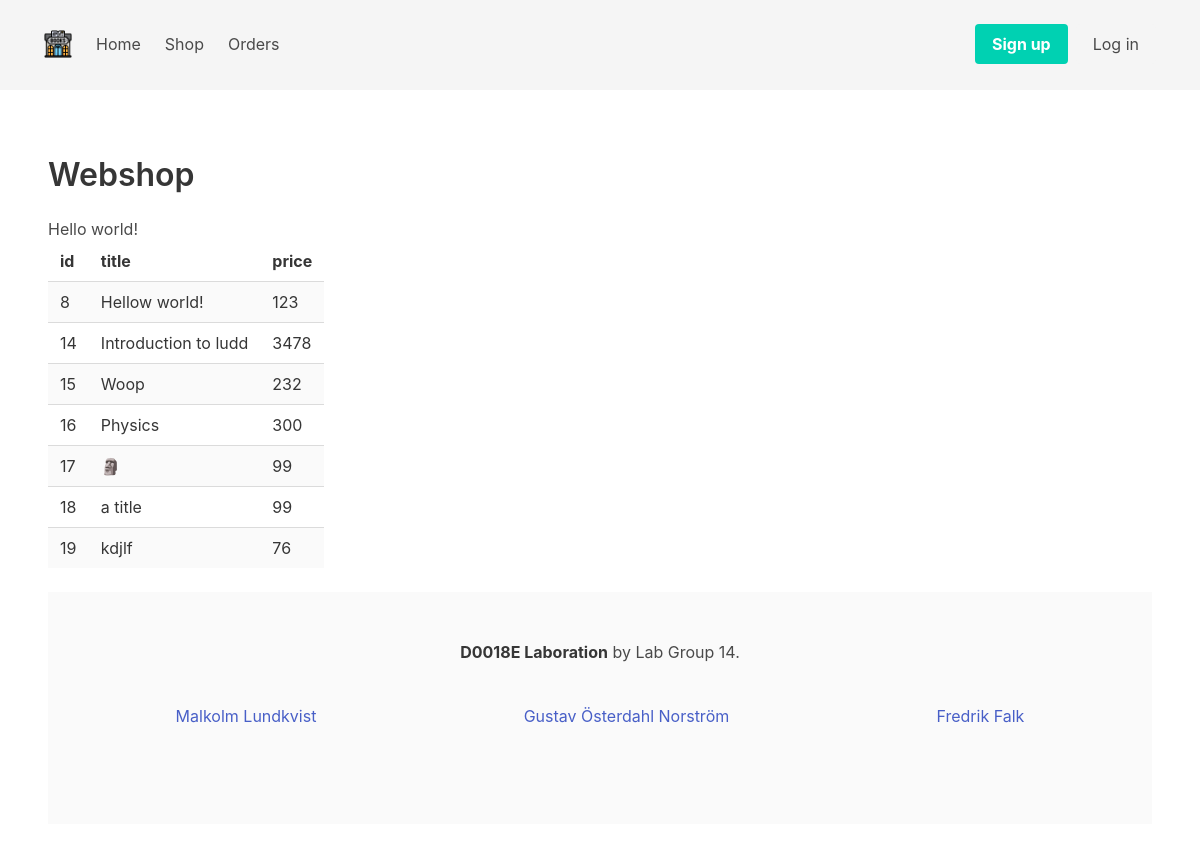
Screenshot of /src/public/index.php with the database file from the repository.
### tables this page shows
CREATE TABLE `product_table` (
  `id` int NOT NULL AUTO_INCREMENT,
  `title` text NOT NULL,
  `price` float NOT NULL,
  `quantity` int NOT NULL DEFAULT '0',
  `active` tinyint(1) NOT NULL DEFAULT '1',
  `description` text,
  `author` text NOT NULL,
  PRIMARY KEY (`id`)
);

### src/modules/products.php (called while the page is built, shortened)
<?php
function get_producttable(): array {
  $link = Database_manager::get_connection();
  $sql = "SELECT * FROM product_table";
  $result = mysqli_query($link, $sql);
  $return = array();
  if (mysqli_num_rows($result) > 0)
    while($row = mysqli_fetch_array($result))
      $return[$row['id']] = $row;
  return $return;
}

### src/modules/Account.php (called while the page is built, shortened)
<?php
class Account {
  static function check_login(): Account | null {
    return null;
  }
}

### src/public/index.php (the view)
<?php
require_once  "../modules/products.php";
$header_attr = array(
  "title" => "Webshop",
  "description" => "A webshop",
  "type" => "Webpage",
  "url" => "",
  "image" => "",
  "theme-color" => "#fafafa"
);
$product_table = get_producttable();
$product_table_html = "";
foreach ($product_table as $row) {
  $product_table_html .= "<tr>"
    ."<td>".$row['id']."</td>"
    ."<td>".$row['title']."</td>"
    ."<td>".$row['price']."</td>"
    ."</tr>";
}
require_once "../templates/index.phtml";

### src/templates/header.phtml (shortened to what this page needs)
<!doctype html>
<html class="no-js" lang="sv">
<?php
  $default_header = array(
    "title" => "",
    "description" => "",
    "type" => "",
    "url" => "",
    "image" => "",
    "theme-color" => "#fafafa"
  );
  if (!isset($header_attr))
    $header_attr = array();
  else
    $header_attr = array_merge($default_header, $header_attr);
?>
<head>
  <link rel="stylesheet" href="https://cdn.jsdelivr.net/npm/bulma@0.9.4/css/bulma.min.css">
  <link rel="stylesheet" href="../public/css/normalize.css">
  <link rel="stylesheet" href="../public/css/main.css">
</head>
<body>
  <?php
  require_once "navbar.phtml";
  ?>

### src/templates/navbar.phtml (shortened to what this page needs)
<?php
require_once "../modules/Account.php";
require_once "../modules/products.php";
$a = Account::check_login();
?>
<nav class="navbar is-spaced has-shadow is-light" role="navigation" aria-label="main navigation">
  <div class="navbar-brand">
    <a class="navbar-item" href="/">
      <img src="img/bookstore.png" class="image">
    </a>
  </div>
  <div id="navbarBasicExample" class="navbar-menu">
    <div class="navbar-start">
      <a class="navbar-item" href="/">
        Home
      </a>
      <a class="navbar-item" href="/shopping-site.php">Shop</a>
      <a class="navbar-item" href="/orders.php">
        Orders
      </a>
    </div>
    <div class="navbar-end">
      <?php if ($a == null) : ?>
        <div class="navbar-item">
          <div class="buttons">
            <a class="button is-primary" href="create-account.php">
              <strong>Sign up</strong>
            </a>
            <a class="button is-light" href="login-page.php">
              Log in
            </a>
          </div>
        </div>
      <?php endif ?>
    </div>
  </div>
</nav>

### src/templates/index.phtml
<?php require 'header.phtml' ?>
<section class="section">
    <h1 class="title">
      <?php echo $header_attr["title"]?>
    </h1>
    <p>Hello world!</p>
     <table class="table is-striped">
       <tr>
         <th>id</th>
         <th>title</th>
         <th>price</th>
       </tr>
       <?php if (isset($product_table_html)) {
         echo $product_table_html;
       } ?>
   </table>
<?php require 'footer.phtml' ?>

### src/templates/footer.phtml (shortened to what this page needs)
<footer class="footer">
  <div class="content has-text-centered">
    <p>
      <strong>D0018E Laboration</strong> by Lab Group 14.
    </p><br>
    <nav class="level">
      <div class="level-item">
        <p><a href="mailto:amouli-0@student.ltu.se">Malkolm Lundkvist</a> </p>
      </div>
      <div class="level-item">
        <p><a href="mailto:gusste-9@student.ltu.se">Gustav Österdahl Norström</a> </p>
      </div>
      <div class="level-item">
        <p><a href="mailto:frefal-9@student.ltu.se">Fredrik Falk</a> </p>
      </div>
    </nav>
  </div>
</footer>

### src/public/css/main.css (style rules this page uses)
html { color: #222; font-size: 1em; line-height: 1.4; }
audio, canvas, iframe, img, svg, video { vertical-align: middle; }

### rows the page displays
product_table: id "8", title "Hellow world!", price "123"
product_table: id "14", title "Introduction to ludd", price "3478"
product_table: id "15", title "Woop", price "232"
product_table: id "16", title "Physics", price "300"
product_table: id "17", title "🗿", price "99"
product_table: id "18", title "a title", price "99"
product_table: id "19", title "kdjlf", price "76"

### other values shown
$header_attr["title"] "Webshop"
